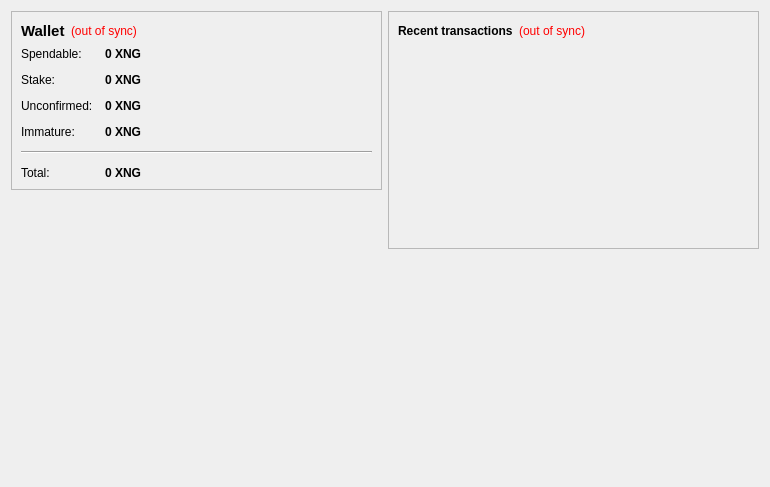
<?xml version="1.0" encoding="UTF-8"?>
<ui version="4.0">
 <class>OverviewPage</class>
 <widget class="QWidget" name="OverviewPage">
  <property name="geometry">
   <rect>
    <x>0</x>
    <y>0</y>
    <width>770</width>
    <height>487</height>
   </rect>
  </property>
  <property name="windowTitle">
   <string>Form</string>
  </property>
  <layout class="QHBoxLayout" name="horizontalLayout" stretch="1,1">
   <item>
    <layout class="QVBoxLayout" name="verticalLayout_2">
     <item>
      <widget class="QFrame" name="frame">
       <property name="frameShape">
        <enum>QFrame::StyledPanel</enum>
       </property>
       <property name="frameShadow">
        <enum>QFrame::Raised</enum>
       </property>
       <layout class="QVBoxLayout" name="verticalLayout_4">
        <item>
         <layout class="QHBoxLayout" name="horizontalLayout_4">
          <item>
           <widget class="QLabel" name="label_5">
            <property name="font">
             <font>
              <pointsize>11</pointsize>
              <weight>75</weight>
              <bold>true</bold>
             </font>
            </property>
            <property name="text">
             <string>Wallet</string>
            </property>
           </widget>
          </item>
          <item>
           <widget class="QLabel" name="labelWalletStatus">
            <property name="toolTip">
             <string>The displayed information may be out of date. Your wallet automatically synchronizes with the EnigmaCoin network after a connection is established, but this process has not completed yet.</string>
            </property>
            <property name="styleSheet">
             <string notr="true">QLabel { color: red; }</string>
            </property>
            <property name="text">
             <string notr="true">(out of sync)</string>
            </property>
            <property name="alignment">
             <set>Qt::AlignLeading|Qt::AlignLeft|Qt::AlignVCenter</set>
            </property>
           </widget>
          </item>
          <item>
           <spacer name="horizontalSpacer_2">
            <property name="orientation">
             <enum>Qt::Horizontal</enum>
            </property>
            <property name="sizeHint" stdset="0">
             <size>
              <width>40</width>
              <height>20</height>
             </size>
            </property>
           </spacer>
          </item>
         </layout>
        </item>
        <item>
         <layout class="QFormLayout" name="formLayout_2">
          <property name="fieldGrowthPolicy">
           <enum>QFormLayout::AllNonFixedFieldsGrow</enum>
          </property>
          <property name="horizontalSpacing">
           <number>12</number>
          </property>
          <property name="verticalSpacing">
           <number>12</number>
          </property>
          <item row="0" column="0">
           <widget class="QLabel" name="label">
            <property name="text">
             <string>Spendable:</string>
            </property>
           </widget>
          </item>
          <item row="0" column="1">
           <widget class="QLabel" name="labelBalance">
            <property name="font">
             <font>
              <weight>75</weight>
              <bold>true</bold>
             </font>
            </property>
            <property name="cursor">
             <cursorShape>IBeamCursor</cursorShape>
            </property>
            <property name="toolTip">
             <string>Your current spendable balance</string>
            </property>
            <property name="text">
             <string notr="true">0 XNG</string>
            </property>
            <property name="textInteractionFlags">
             <set>Qt::LinksAccessibleByMouse|Qt::TextSelectableByKeyboard|Qt::TextSelectableByMouse</set>
            </property>
           </widget>
          </item>
          <item row="1" column="0">
           <widget class="QLabel" name="label_6">
            <property name="text">
             <string>Stake:</string>
            </property>
           </widget>
          </item>
          <item row="1" column="1">
           <widget class="QLabel" name="labelStake">
            <property name="font">
             <font>
              <weight>75</weight>
              <bold>true</bold>
             </font>
            </property>
            <property name="cursor">
             <cursorShape>IBeamCursor</cursorShape>
            </property>
            <property name="toolTip">
             <string>Total of coins that was staked, and do not yet count toward the current balance</string>
            </property>
            <property name="text">
             <string notr="true">0 XNG</string>
            </property>
            <property name="textInteractionFlags">
             <set>Qt::LinksAccessibleByMouse|Qt::TextSelectableByKeyboard|Qt::TextSelectableByMouse</set>
            </property>
           </widget>
          </item>
          <item row="2" column="0">
           <widget class="QLabel" name="label_3">
            <property name="text">
             <string>Unconfirmed:</string>
            </property>
           </widget>
          </item>
          <item row="2" column="1">
           <widget class="QLabel" name="labelUnconfirmed">
            <property name="font">
             <font>
              <weight>75</weight>
              <bold>true</bold>
             </font>
            </property>
            <property name="cursor">
             <cursorShape>IBeamCursor</cursorShape>
            </property>
            <property name="toolTip">
             <string>Total of transactions that have yet to be confirmed, and do not yet count toward the current balance</string>
            </property>
            <property name="text">
             <string notr="true">0 XNG</string>
            </property>
            <property name="textInteractionFlags">
             <set>Qt::LinksAccessibleByMouse|Qt::TextSelectableByKeyboard|Qt::TextSelectableByMouse</set>
            </property>
           </widget>
          </item>
          <item row="3" column="0">
           <widget class="QLabel" name="labelImmatureText">
            <property name="text">
             <string>Immature:</string>
            </property>
           </widget>
          </item>
          <item row="3" column="1">
           <widget class="QLabel" name="labelImmature">
            <property name="font">
             <font>
              <weight>75</weight>
              <bold>true</bold>
             </font>
            </property>
            <property name="toolTip">
             <string>Mined balance that has not yet matured</string>
            </property>
            <property name="text">
             <string notr="true">0 XNG</string>
            </property>
            <property name="textInteractionFlags">
             <set>Qt::LinksAccessibleByMouse|Qt::TextSelectableByKeyboard|Qt::TextSelectableByMouse</set>
            </property>
           </widget>
          </item>
          <item row="4" column="0" colspan="2">
           <widget class="Line" name="line">
            <property name="orientation">
             <enum>Qt::Horizontal</enum>
            </property>
           </widget>
          </item>
          <item row="5" column="0">
           <widget class="QLabel" name="labelTotalText">
            <property name="text">
             <string>Total:</string>
            </property>
           </widget>
          </item>
          <item row="5" column="1">
           <widget class="QLabel" name="labelTotal">
            <property name="font">
             <font>
              <weight>75</weight>
              <bold>true</bold>
             </font>
            </property>
            <property name="cursor">
             <cursorShape>IBeamCursor</cursorShape>
            </property>
            <property name="toolTip">
             <string>Your current total balance</string>
            </property>
            <property name="text">
             <string notr="true">0 XNG</string>
            </property>
            <property name="textInteractionFlags">
             <set>Qt::LinksAccessibleByMouse|Qt::TextSelectableByKeyboard|Qt::TextSelectableByMouse</set>
            </property>
           </widget>
          </item>
         </layout>
        </item>
       </layout>
      </widget>
     </item>
     <item>
      <spacer name="verticalSpacer">
       <property name="orientation">
        <enum>Qt::Vertical</enum>
       </property>
       <property name="sizeHint" stdset="0">
        <size>
         <width>20</width>
         <height>40</height>
        </size>
       </property>
      </spacer>
     </item>
    </layout>
   </item>
   <item>
    <layout class="QVBoxLayout" name="verticalLayout_3">
     <item>
      <widget class="QFrame" name="frame_2">
       <property name="frameShape">
        <enum>QFrame::StyledPanel</enum>
       </property>
       <property name="frameShadow">
        <enum>QFrame::Raised</enum>
       </property>
       <layout class="QVBoxLayout" name="verticalLayout">
        <item>
         <layout class="QHBoxLayout" name="horizontalLayout_2">
          <item>
           <widget class="QLabel" name="label_4">
            <property name="text">
             <string>&lt;b&gt;Recent transactions&lt;/b&gt;</string>
            </property>
           </widget>
          </item>
          <item>
           <widget class="QLabel" name="labelTransactionsStatus">
            <property name="toolTip">
             <string>The displayed information may be out of date. Your wallet automatically synchronizes with the EnigmaCoin network after a connection is established, but this process has not completed yet.</string>
            </property>
            <property name="styleSheet">
             <string notr="true">QLabel { color: red; }</string>
            </property>
            <property name="text">
             <string notr="true">(out of sync)</string>
            </property>
            <property name="alignment">
             <set>Qt::AlignRight|Qt::AlignTrailing|Qt::AlignVCenter</set>
            </property>
           </widget>
          </item>
          <item>
           <spacer name="horizontalSpacer">
            <property name="orientation">
             <enum>Qt::Horizontal</enum>
            </property>
            <property name="sizeHint" stdset="0">
             <size>
              <width>40</width>
              <height>20</height>
             </size>
            </property>
           </spacer>
          </item>
         </layout>
        </item>
        <item>
         <widget class="QListView" name="listTransactions">
          <property name="styleSheet">
           <string notr="true">QListView { background: transparent; }</string>
          </property>
          <property name="frameShape">
           <enum>QFrame::NoFrame</enum>
          </property>
          <property name="verticalScrollBarPolicy">
           <enum>Qt::ScrollBarAlwaysOff</enum>
          </property>
          <property name="horizontalScrollBarPolicy">
           <enum>Qt::ScrollBarAlwaysOff</enum>
          </property>
          <property name="selectionMode">
           <enum>QAbstractItemView::NoSelection</enum>
          </property>
         </widget>
        </item>
       </layout>
      </widget>
     </item>
     <item>
      <spacer name="verticalSpacer_2">
       <property name="orientation">
        <enum>Qt::Vertical</enum>
       </property>
       <property name="sizeHint" stdset="0">
        <size>
         <width>20</width>
         <height>40</height>
        </size>
       </property>
      </spacer>
     </item>
    </layout>
   </item>
  </layout>
 </widget>
 <resources/>
 <connections/>
</ui>
